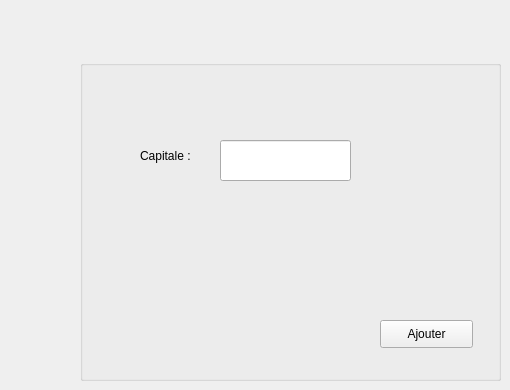
      <widget class="QWidget" name="tab_16">
       <attribute name="title">
        <string>Ajouter Capitale</string>
       </attribute>
       <widget class="QLabel" name="label_5_brahim">
        <property name="geometry">
         <rect>
          <x>140</x>
          <y>140</y>
          <width>71</width>
          <height>31</height>
         </rect>
        </property>
        <property name="text">
         <string>Capitale :</string>
        </property>
       </widget>
       <widget class="QLineEdit" name="CapAd_BRAHIM">
        <property name="geometry">
         <rect>
          <x>220</x>
          <y>140</y>
          <width>131</width>
          <height>41</height>
         </rect>
        </property>
       </widget>
       <widget class="QGroupBox" name="groupBox_3_brahim">
        <property name="geometry">
         <rect>
          <x>80</x>
          <y>60</y>
          <width>421</width>
          <height>321</height>
         </rect>
        </property>
        <property name="title">
         <string/>
        </property>
        <widget class="QPushButton" name="pushButton_BRAHIM">
         <property name="geometry">
          <rect>
           <x>300</x>
           <y>260</y>
           <width>93</width>
           <height>28</height>
          </rect>
         </property>
         <property name="text">
          <string>Ajouter</string>
         </property>
        </widget>
       </widget>
       <zorder>groupBox_3_brahim</zorder>
       <zorder>label_5_brahim</zorder>
       <zorder>CapAd_BRAHIM</zorder>
      </widget>
